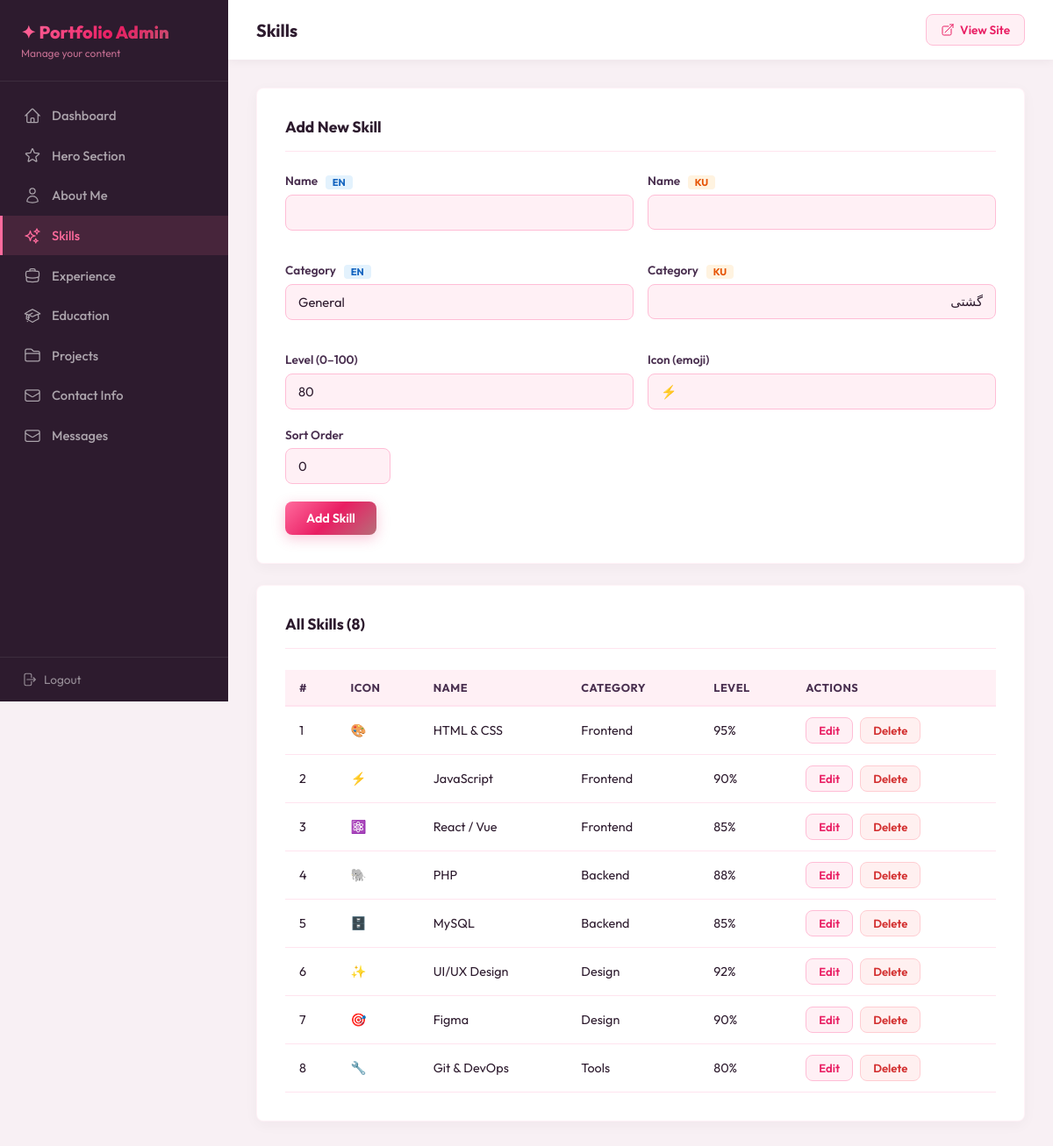
Page /admin/skills.php (signed in) on the committed database.
### tables this page shows
CREATE TABLE IF NOT EXISTS skills (
    id INT AUTO_INCREMENT PRIMARY KEY,
    name_en VARCHAR(100) NOT NULL,
    name_ku VARCHAR(100) NOT NULL,
    category_en VARCHAR(100) DEFAULT 'General',
    category_ku VARCHAR(100) DEFAULT 'گشتی',
    level INT DEFAULT 80,
    icon VARCHAR(10) DEFAULT '⚡',
    sort_order INT DEFAULT 0,
    created_at TIMESTAMP DEFAULT CURRENT_TIMESTAMP
);

### functions.php (called while the page is built, shortened)
<?php
function sanitize(string $input): string {
    return htmlspecialchars(trim($input), ENT_QUOTES, 'UTF-8');
}

### admin/skills.php (the view, shortened to what this page needs)
<?php
$pageTitle = 'Skills';
$activePage = 'skills';
require_once __DIR__ . '/../db_connect.php';
require_once 'header.php';
$skills = $pdo->query("SELECT * FROM skills ORDER BY sort_order ASC")->fetchAll();
$editItem = null;
?>
<div class="admin-card">
    <div class="admin-card-header">
        <h2 class="admin-card-title"><?= $editItem ? 'Edit Skill' : 'Add New Skill' ?></h2>
    </div>
    <form method="POST" action="">
        <div style="display:grid;grid-template-columns:1fr 1fr;gap:1rem;">
            <div class="form-group">
                <label class="form-label">Name <span class="lang-tag en">EN</span></label>
                <input type="text" name="name_en" class="form-input" required value="<?= sanitize($editItem['name_en'] ?? '') ?>">
            </div>
            <div class="form-group">
                <label class="form-label">Name <span class="lang-tag ku">KU</span></label>
                <input type="text" name="name_ku" class="form-input" dir="rtl" required value="<?= sanitize($editItem['name_ku'] ?? '') ?>">
            </div>
            <div class="form-group">
                <label class="form-label">Category <span class="lang-tag en">EN</span></label>
                <input type="text" name="category_en" class="form-input" required value="<?= sanitize($editItem['category_en'] ?? 'General') ?>">
            </div>
            <div class="form-group">
                <label class="form-label">Category <span class="lang-tag ku">KU</span></label>
                <input type="text" name="category_ku" class="form-input" dir="rtl" required value="<?= sanitize($editItem['category_ku'] ?? 'گشتی') ?>">
            </div>
            <div class="form-group">
                <label class="form-label">Level (0–100)</label>
                <input type="number" name="level" class="form-input" min="0" max="100" value="<?= (int)($editItem['level'] ?? 80) ?>">
            </div>
            <div class="form-group">
                <label class="form-label">Icon (emoji)</label>
                <input type="text" name="icon" class="form-input" maxlength="4" value="<?= sanitize($editItem['icon'] ?? '⚡') ?>">
            </div>
        </div>
        <div class="form-group">
            <label class="form-label">Sort Order</label>
            <input type="number" name="sort_order" class="form-input" style="max-width:120px;" value="<?= (int)($editItem['sort_order'] ?? 0) ?>">
        </div>
        <button type="submit" class="btn btn-primary">
            <?= $editItem ? 'Update' : 'Add' ?> Skill
        </button>
    </form>
</div>
<div class="admin-card">
    <div class="admin-card-header">
        <h2 class="admin-card-title">All Skills (<?= count($skills) ?>)</h2>
    </div>
    <?php if (empty($skills)): ?>
        <p style="color:var(--admin-dark-light);opacity:0.6;text-align:center;padding:2rem;">No skills yet.</p>
    <?php else: ?>
        <div class="table-responsive">
        <table class="admin-table">
            <thead>
                <tr>
                    <th>#</th>
                    <th>Icon</th>
                    <th>Name</th>
                    <th>Category</th>
                    <th>Level</th>
                    <th>Actions</th>
                </tr>
            </thead>
            <tbody>
                <?php foreach ($skills as $skill): ?>
                <tr>
                    <td><?= $skill['sort_order'] ?></td>
                    <td><?= sanitize($skill['icon']) ?></td>
                    <td><?= sanitize($skill['name_en']) ?></td>
                    <td><?= sanitize($skill['category_en']) ?></td>
                    <td><?= (int)$skill['level'] ?>%</td>
                    <td>
                        <div class="table-actions">
                            <a href="skills.php?edit=<?= $skill['id'] ?>" class="btn btn-secondary btn-sm">Edit</a>
                            <button type="button" class="btn btn-danger btn-sm" data-delete-id="<?= $skill['id'] ?>">Delete</button>
                        </div>
                    </td>
                </tr>
                <?php endforeach; ?>
            </tbody>
        </table>
        </div>
    <?php endif; ?>
</div>
<?php require_once 'footer.php'; ?>

### admin/header.php (shortened to what this page needs)
<?php
require_once __DIR__ . '/../functions.php';
?>
<!DOCTYPE html>
<html lang="en">
<head>
    <link rel="stylesheet" href="css/admin.css">
</head>
<body class="admin-body">
    <aside class="admin-sidebar" id="adminSidebar">
        <div class="sidebar-header">
            <a href="index.php" class="sidebar-logo">✦ Portfolio Admin</a>
            <p class="sidebar-subtitle">Manage your content</p>
        </div>
        <nav class="sidebar-nav">
            <a href="index.php" class="sidebar-link <?= ($activePage ?? '') === 'dashboard' ? 'active' : '' ?>">
                Dashboard
            </a>
            <a href="hero.php" class="sidebar-link <?= ($activePage ?? '') === 'hero' ? 'active' : '' ?>">
                Hero Section
            </a>
            <a href="about.php" class="sidebar-link <?= ($activePage ?? '') === 'about' ? 'active' : '' ?>">
                About Me
            </a>
            <a href="skills.php" class="sidebar-link <?= ($activePage ?? '') === 'skills' ? 'active' : '' ?>">
                Skills
            </a>
            <a href="experience.php" class="sidebar-link <?= ($activePage ?? '') === 'experience' ? 'active' : '' ?>">
                Experience
            </a>
            <a href="education.php" class="sidebar-link <?= ($activePage ?? '') === 'education' ? 'active' : '' ?>">
                Education
            </a>
            <a href="projects.php" class="sidebar-link <?= ($activePage ?? '') === 'projects' ? 'active' : '' ?>">
                Projects
            </a>
            <a href="contact.php" class="sidebar-link <?= ($activePage ?? '') === 'contact' ? 'active' : '' ?>">
                Contact Info
            </a>
            <a href="messages.php" class="sidebar-link <?= ($activePage ?? '') === 'messages' ? 'active' : '' ?>">
                Messages
            </a>
        </nav>
        <div class="sidebar-footer">
            <a href="logout.php">
                Logout
            </a>
        </div>
    </aside>
    <main class="admin-main">
        <div class="admin-topbar">
            <div style="display:flex;align-items:center;gap:1rem;">
                <h1 class="topbar-title"><?= sanitize($pageTitle ?? 'Dashboard') ?></h1>
            </div>
            <div class="topbar-actions">
                <a href="../index.php" target="_blank" rel="noopener noreferrer" class="btn-view-site">
                    View Site
                </a>
            </div>
        </div>
        <div class="admin-content">

### admin/footer.php (shortened to what this page needs)
        </div>
    </main>
</body>
</html>

### rows in the picture
skills: sort_order "1", icon "🎨", name_en "HTML & CSS", category_en "Frontend", level "95"
skills: sort_order "2", icon "⚡", name_en "JavaScript", category_en "Frontend", level "90"
skills: sort_order "3", icon "⚛️", name_en "React / Vue", category_en "Frontend", level "85"
skills: sort_order "4", icon "🐘", name_en "PHP", category_en "Backend", level "88"
skills: sort_order "5", icon "🗄️", name_en "MySQL", category_en "Backend", level "85"
skills: sort_order "6", icon "✨", name_en "UI/UX Design", category_en "Design", level "92"
skills: sort_order "7", icon "🎯", name_en "Figma", category_en "Design", level "90"
skills: sort_order "8", icon "🔧", name_en "Git & DevOps", category_en "Tools", level "80"

### other values in the picture
$pageTitle "Skills"
count($skills) "8"
